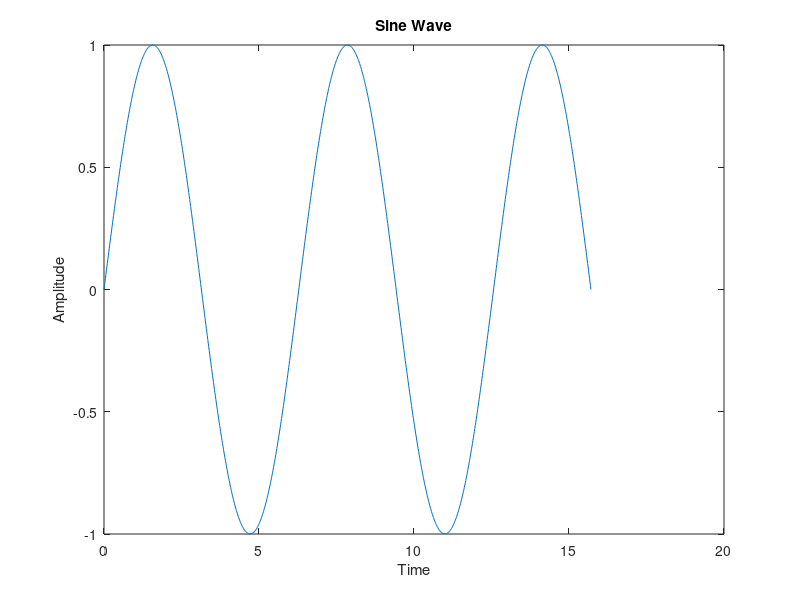

Here is the MATLAB script that generated this plot:
clc;
clear;
close all;
help linspace
x =linspace(0,5*pi,1024);
y=sin(x);
plot(x,y)
title('Sine Wave');
xlabel('Time');
ylabel('Amplitude');
disp(length(y))